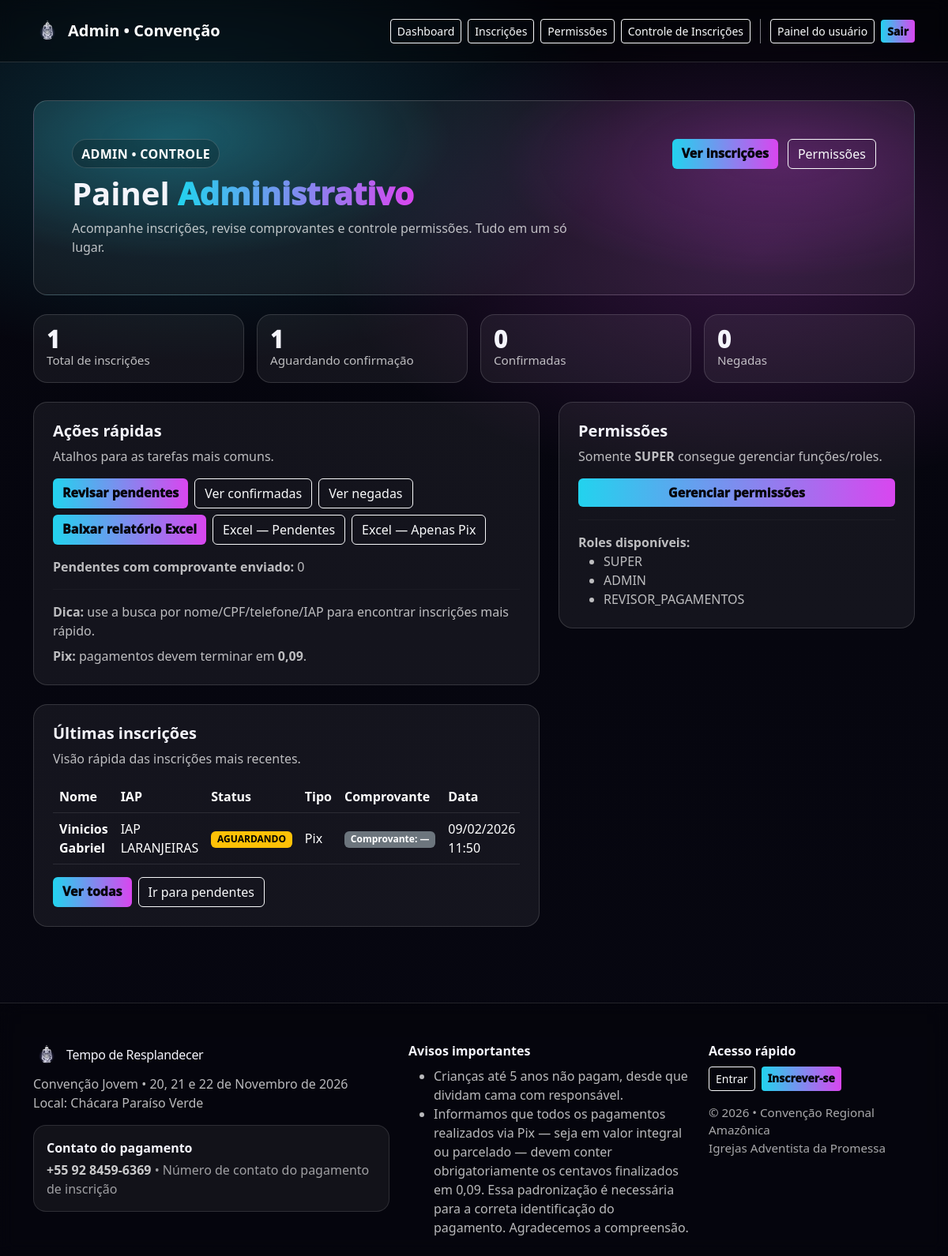
Page /admin (signed in) on the earlier database version.
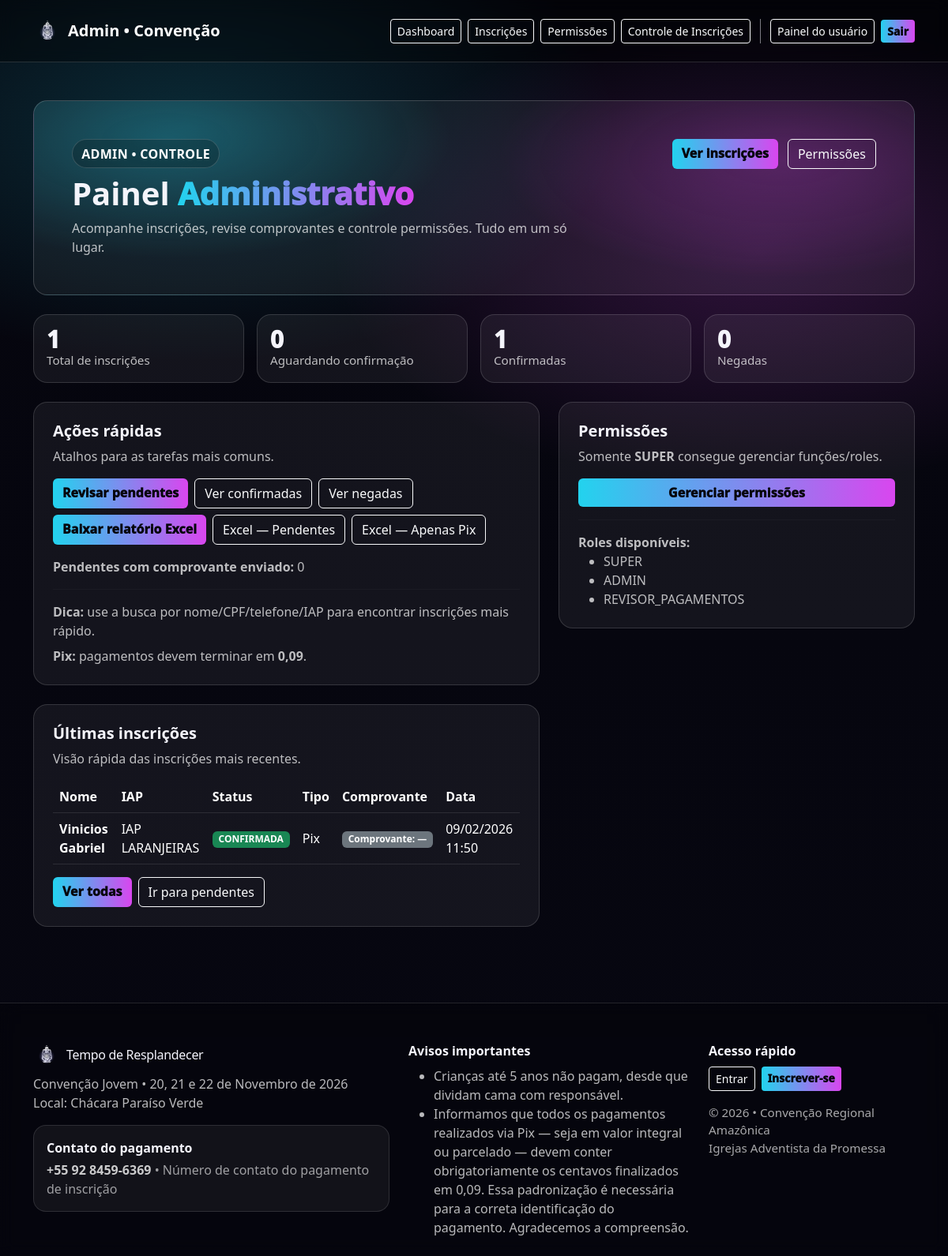
Same page on the later database version.
### src/models.py (models this page shows, shortened)
class Registration(database.Model):
    __tablename__ = "registrations"
    id = database.Column(database.Integer, primary_key=True)
    user_id = database.Column(database.Integer, database.ForeignKey(
        "users.id"), unique=True, nullable=False)
    full_name = database.Column(database.String(150), nullable=False)
    cpf = database.Column(database.String(
        14), nullable=False)  # pode vir formatado
    phone = database.Column(database.String(20), nullable=False)
    iap_local = database.Column(database.String(120), nullable=False)
    transport = database.Column(database.String(
        20), nullable=False)  # "onibus" | "carro"
    lot_name = database.Column(database.String(
        40), nullable=False, default="1_LOTE")
    lot_value_cents = database.Column(
        database.Integer, nullable=False, default=18000)
    payment_type = database.Column(database.String(
        20), nullable=False, default="pix")  # pix | credito
    installments = database.Column(
        database.Integer, nullable=False, default=1)        # 1..3
    status = database.Column(database.String(
        30), nullable=False, default="AGUARDANDO_CONFIRMACAO")
    status_message = database.Column(database.String(255), nullable=True)
    age = database.Column(database.Integer, nullable=True)  # 4.2
    has_kids_u5 = database.Column(
        database.Boolean, default=False, nullable=False)  # 4.1
    kids_u5_names = database.Column(
        database.String(255), nullable=True)  # 4.1 (nome(s))
    agree_no_refund = database.Column(
        database.Boolean, default=False, nullable=False)  # 4.3
    is_church_member = database.Column(
        database.Boolean, default=False, nullable=False)  # 4.4
    proof_file_path = database.Column(database.String(255), nullable=True)
    proof_uploaded_at = database.Column(database.DateTime, nullable=True)
    reviewed_by_user_id = database.Column(
        database.Integer, database.ForeignKey("users.id"), nullable=True)
    reviewed_at = database.Column(database.DateTime, nullable=True)
    review_note = database.Column(database.Text, nullable=True)
    created_at = database.Column(database.DateTime, default=datetime.utcnow)
    updated_at = database.Column(
        database.DateTime, default=datetime.utcnow, onupdate=datetime.utcnow)
    __table_args__ = (
        UniqueConstraint("cpf", name="uq_registrations_cpf"),
    )
    user = database.relationship(
        "User",
        foreign_keys=[user_id],
        back_populates="registration"
    )
    reviewer = database.relationship(
        "User",
        foreign_keys=[reviewed_by_user_id]
    )

### src/routes.py (the view)
@app.route("/admin")
@admin_required
def admin_home():
    total = database.session.query(func.count(Registration.id)).scalar() or 0
    aguardando = (
        database.session.query(func.count(Registration.id))
        .filter(Registration.status == "AGUARDANDO_CONFIRMACAO")
        .scalar()
        or 0
    )
    confirmadas = (
        database.session.query(func.count(Registration.id))
        .filter(Registration.status == "CONFIRMADA")
        .scalar()
        or 0
    )
    negadas = (
        database.session.query(func.count(Registration.id))
        .filter(Registration.status == "NEGADA")
        .scalar()
        or 0
    )
    pendentes_comprovante = (
        database.session.query(func.count(Registration.id))
        .filter(
            Registration.payment_type == "pix",
            Registration.status == "AGUARDANDO_CONFIRMACAO",
            Registration.proof_file_path.isnot(None),
        )
        .scalar()
        or 0
    )
    ultimas = (
        Registration.query
        .order_by(Registration.created_at.desc())
        .limit(8)
        .all()
    )
    return render_template(
        "admin/home.html",
        kpi_total=total,
        kpi_aguardando=aguardando,
        kpi_confirmadas=confirmadas,
        kpi_negadas=negadas,
        kpi_pendentes_comprovante=pendentes_comprovante,
        ultimas=ultimas,
    )

### src/templates/admin/home.html (shortened to what this page needs)
<!doctype html>
<html lang="pt-br">
<head>
    <link href="https://cdn.jsdelivr.net/npm/bootstrap@5.3.3/dist/css/bootstrap.min.css" rel="stylesheet">
</head>
<body>
    {% include "components/admin_nav.html" %}
    <main class="py-5">
        <div class="container">
            <div class="hero p-4 p-lg-5 mb-4">
                <div class="d-flex justify-content-between align-items-start flex-wrap gap-3">
                    <div>
                        <div class="pill mb-2">ADMIN • CONTROLE</div>
                        <h1 class="display-6 fw-bold mb-2">Painel <span class="hl">Administrativo</span></h1>
                        <p class="muted mb-0" style="max-width: 70ch;">
                            Acompanhe inscrições, revise comprovantes e controle permissões. Tudo em um só lugar.
                        </p>
                    </div>
                    <div class="quick">
                        <a class="btn btn-neon" href="{{ url_for('admin_inscricoes') }}">Ver inscrições</a>
                        {% if current_user.is_super %}
                        <a class="btn btn-outline-light" href="{{ url_for('super_permissoes') }}">Permissões</a>
                        {% endif %}
                    </div>
                </div>
            </div>
            <div class="row g-3 mb-4">
                <div class="col-md-3">
                    <div class="cardx p-3">
                        <p class="kpi">{{ kpi_total }}</p>
                        <p class="kpi-sub">Total de inscrições</p>
                    </div>
                </div>
                <div class="col-md-3">
                    <div class="cardx p-3">
                        <p class="kpi">{{ kpi_aguardando }}</p>
                        <p class="kpi-sub">Aguardando confirmação</p>
                    </div>
                </div>
                <div class="col-md-3">
                    <div class="cardx p-3">
                        <p class="kpi">{{ kpi_confirmadas }}</p>
                        <p class="kpi-sub">Confirmadas</p>
                    </div>
                </div>
                <div class="col-md-3">
                    <div class="cardx p-3">
                        <p class="kpi">{{ kpi_negadas }}</p>
                        <p class="kpi-sub">Negadas</p>
                    </div>
                </div>
            </div>
            <div class="row g-4">
                <div class="col-lg-7">
                    <div class="cardx p-4">
                        <h2 class="h5 fw-bold mb-2">Ações rápidas</h2>
                        <p class="muted mb-3">Atalhos para as tarefas mais comuns.</p>
                        <div class="d-flex gap-2 flex-wrap">
                            <a class="btn btn-neon"
                                href="{{ url_for('admin_inscricoes', status='AGUARDANDO_CONFIRMACAO') }}">
                                Revisar pendentes
                            </a>
                            <a class="btn btn-outline-light"
                                href="{{ url_for('admin_inscricoes', status='CONFIRMADA') }}">
                                Ver confirmadas
                            </a>
                            <a class="btn btn-outline-light" href="{{ url_for('admin_inscricoes', status='NEGADA') }}">
                                Ver negadas
                                <a class="btn btn-neon" href="{{ url_for('admin_relatorio_inscritos_xlsx') }}">
                                    Baixar relatório Excel
                                </a>
                                <a class="btn btn-outline-light"
                                    href="{{ url_for('admin_relatorio_inscritos_xlsx', status='AGUARDANDO_CONFIRMACAO') }}">
                                    Excel — Pendentes
                                </a>
                                <a class="btn btn-outline-light"
                                    href="{{ url_for('admin_relatorio_inscritos_xlsx', payment_type='pix') }}">
                                    Excel — Apenas Pix
                                </a>
                        </div>
                        <div class="mt-3 muted">
                            <div><b>Pendentes com comprovante enviado:</b> {{ kpi_pendentes_comprovante }}</div>
                        </div>
                        <hr style="border-color:rgba(255,255,255,.12)">
                        <div class="muted">
                            <div><b>Dica:</b> use a busca por nome/CPF/telefone/IAP para encontrar inscrições mais
                                rápido.</div>
                            <div class="mt-2"><b>Pix:</b> pagamentos devem terminar em <b>0,09</b>.</div>
                        </div>
                    </div>
                    <div class="cardx p-4 mt-4">
                        <h2 class="h5 fw-bold mb-2">Últimas inscrições</h2>
                        <p class="muted mb-3">Visão rápida das inscrições mais recentes.</p>
                        <div class="table-responsive">
                            <table class="table table-dark table-hover align-middle mb-0">
                                <thead>
                                    <tr>
                                        <th>Nome</th>
                                        <th>IAP</th>
                                        <th>Status</th>
                                        <th>Tipo</th>
                                        <th>Comprovante</th>
                                        <th>Data</th>
                                    </tr>
                                </thead>
                                <tbody>
                                    {% for r in ultimas %}
                                    <tr>
                                        <td class="fw-semibold">{{ r.full_name }}</td>
                                        <td>{{ r.iap_local }}</td>
                                        <td>
                                            {% if r.status == 'CONFIRMADA' %}
                                            <span class="badge text-bg-success">CONFIRMADA</span>
                                            {% elif r.status == 'NEGADA' %}
                                            <span class="badge text-bg-danger">NEGADA</span>
                                            {% else %}
                                            <span class="badge text-bg-warning">AGUARDANDO</span>
                                            {% endif %}
                                        </td>
                                        <td>{{ 'Pix' if r.payment_type=='pix' else 'Crédito' }}</td>
                                        <td>
                                            {% if r.payment_type == 'pix' %}
                                            {% if r.proof_file_path %}
                                            <span class="badge text-bg-success">Comprovante: OK</span>
                                            {% else %}
                                            <span class="badge text-bg-secondary">Comprovante: —</span>
                                            {% endif %}
                                            {% else %}
                                            <span class="badge text-bg-dark">N/A</span>
                                            {% endif %}
                                        </td>
                                        <td class="muted">{{ r.created_at|fmt_manaus }}</td>
                                    </tr>
                                    {% else %}
                                    <tr>
                                        <td colspan="6" class="muted">Nenhuma inscrição encontrada.</td>
                                    </tr>
                                    {% endfor %}
                                </tbody>
                            </table>
                        </div>
                        <div class="mt-3 d-flex gap-2 flex-wrap">
                            <a class="btn btn-neon" href="{{ url_for('admin_inscricoes') }}">Ver todas</a>
                            <a class="btn btn-outline-light"
                                href="{{ url_for('admin_inscricoes', status='AGUARDANDO_CONFIRMACAO') }}">
                                Ir para pendentes
                            </a>
                        </div>
                    </div>
                </div>
                <div class="col-lg-5">
                    <div class="cardx p-4">
                        <h2 class="h5 fw-bold mb-2">Permissões</h2>
                        <p class="muted mb-3">
                            Somente <b>SUPER</b> consegue gerenciar funções/roles.
                        </p>
                        {% if current_user.is_super %}
                        <a class="btn btn-neon w-100" href="{{ url_for('super_permissoes') }}">Gerenciar permissões</a>
                        {% else %}
                        <button class="btn btn-outline-light w-100" disabled>Somente SUPER</button>
                        {% endif %}
                        <hr style="border-color:rgba(255,255,255,.12)">
                        <div class="muted">
                            <div><b>Roles disponíveis:</b></div>
                            <ul class="mb-0">
                                <li>SUPER</li>
                                <li>ADMIN</li>
                                <li>REVISOR_PAGAMENTOS</li>
                            </ul>
                        </div>
                    </div>
                </div>
            </div>
        </div>
    </main>
    {% include "components/footer.html" %}
</body>
</html>

Differences in the rows shown:
changed Registration "Vinicios Gabriel": status "AGUARDANDO" → "CONFIRMADA"
Other differences:
{{ kpi_aguardando }}: "1" → "0"
{{ kpi_confirmadas }}: "0" → "1"
